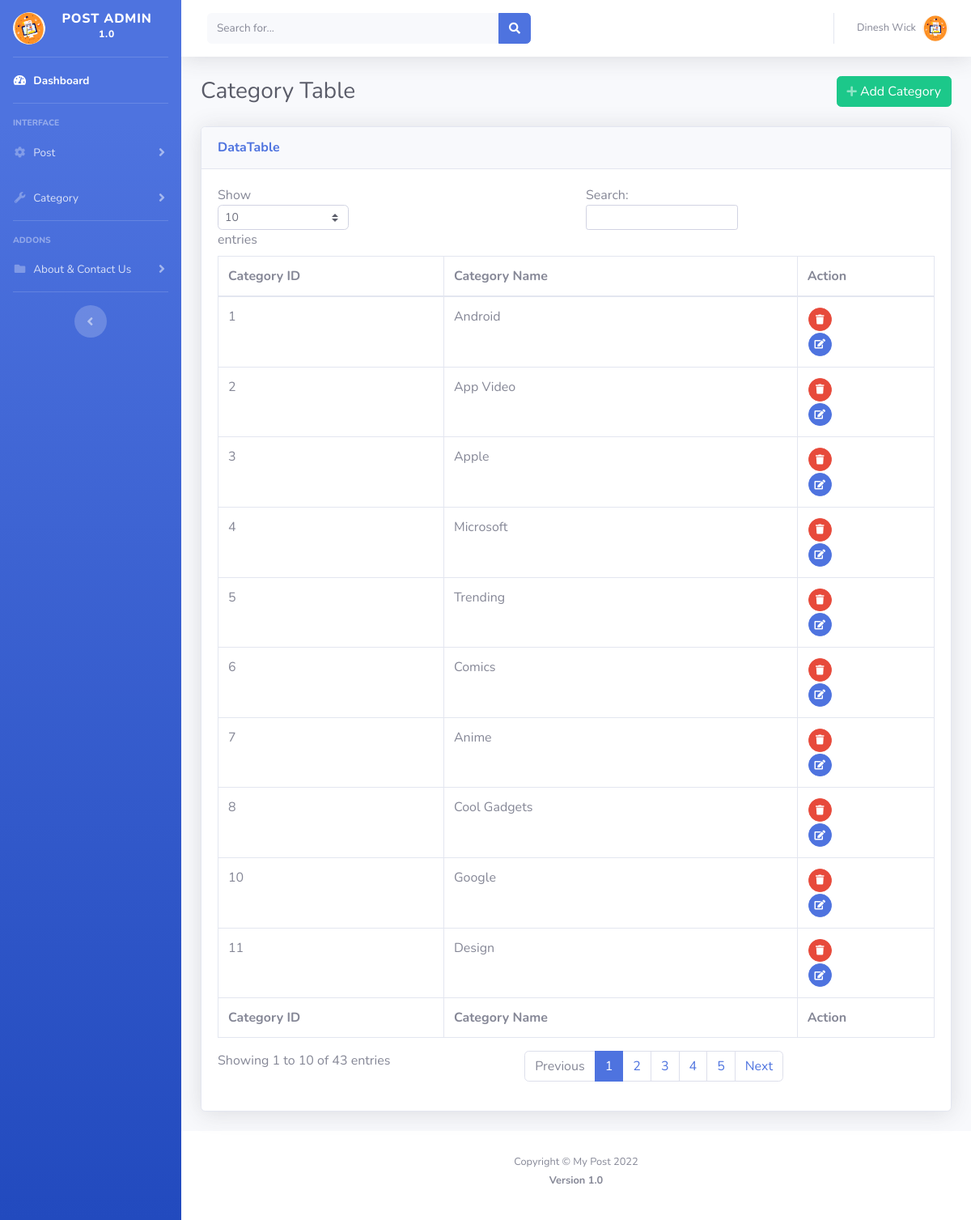
The app's page /admin/list_of_category.php (signed in) with its own data.
### tables this page shows
CREATE TABLE `pc_category` (
  `category_id` int(255) NOT NULL,
  `category_name` varchar(255) NOT NULL,
  `disable_flag` varchar(255) NOT NULL DEFAULT '0'
);

### admin/list_of_category.php (the view, shortened to what this page needs)
 <?php include 'header.php';
include 'sidebar.php';
 ?>
        <div class="container-fluid">
         <div class="d-sm-flex align-items-center justify-content-between mb-4">
            <h1 class="h3 mb-0 text-gray-800">Category Table</h1>
            <a href="add_category.php"  class="btn btn-success "><i class="fas fa-plus fa-sm text-white-50"></i> Add Category</a>
          </div>
          <div class="card shadow mb-4">
            <div class="card-header py-3">
              <h6 class="m-0 font-weight-bold text-primary">DataTable</h6>
            </div>
            <div class="card-body">
              <div class="table-responsive">
                <table class="table table-bordered" id="dataTable" width="100%" cellspacing="0">
                  <thead>
                    <tr>
                      <th>Category ID</th>
                      <th>Category Name</th>
                      <th>Action</th>
                    </tr>
                  </thead>
                  <tfoot>
                    <tr>
                      <th>Category ID</th>
                      <th>Category Name</th>
                      <th>Action</th>
                    </tr>
                  </tfoot>
                  <tbody>
 <?php
                                            $SelectPostData="SELECT * FROM pc_category WHERE `disable_flag`= '0'";
                                            $result = mysqli_query($conn,$SelectPostData);
                                                    while($row = mysqli_fetch_assoc($result)) {
                                                    $category_id=$row['category_id'];
                                                                          ?>
                                                      <tr>
                                                        <td><?php echo $row["category_id"];?></td>
                                                        <td><?php echo $row["category_name"];?></td>
                                                       <td>
                                                          <a href="delete_category.php?category_id=<?php echo $category_id; ?>" style="margin: 1px;" class="btn btn-danger btn-circle btn-sm">
                                                            <i class="fas fa-trash"></i>
                                                          </a>
                                                          <br>
                                                         <a href="edit_category.php?category_id=<?php echo $category_id; ?>" style="margin: 1px;" class="btn btn-primary btn-circle btn-sm">
                                                         <i class="fas fa-edit "></i>
                                                          </a>
                                                        </td>
                                                </tr>
                                           <?php  } ?>
                  </tbody>
                </table>
              </div>
            </div>
          </div>
        </div>
      </div>
            <?php include 'footer.php'; ?>
    </div>
  </div>
</body>
</html>

### records on screen
pc_category: category_id "1", category_name "Android"
pc_category: category_id "2", category_name "App Video"
pc_category: category_id "3", category_name "Apple"
pc_category: category_id "4", category_name "Microsoft"
pc_category: category_id "5", category_name "Trending"
pc_category: category_id "6", category_name "Comics"
pc_category: category_id "7", category_name "Anime"
pc_category: category_id "8", category_name "Cool Gadgets"
pc_category: category_id "10", category_name "Google"
pc_category: category_id "11", category_name "Design"

### other values on screen
$_SESSION['first_name'] "Dinesh"
$_SESSION['last_name'] "Wick"
